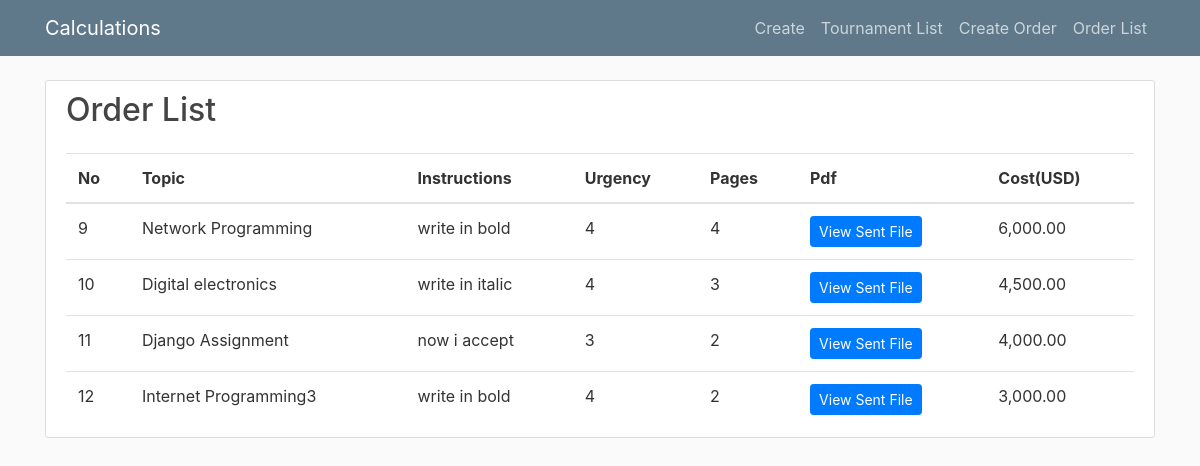
/paid-list/ (signed in), run on the app's committed database.
### writting_orders/models.py (models this page shows, shortened)
class Order(models.Model):
    user = models.ForeignKey(User, related_name="user", on_delete=models.CASCADE, null=True)
    type = models.ForeignKey(Type, on_delete=models.CASCADE)
    academic = models.ForeignKey(AcademicLevel, on_delete=models.CASCADE, null=True)
    topic = models.CharField(max_length=30)
    pages = models.IntegerField(choices=list(zip(range(1, 10), range(1, 10))))
    urgency = models.IntegerField(choices=list(zip(range(1, 10), range(0, 10))), default=0)
    format = models.ForeignKey(Format, on_delete=models.CASCADE, null=True)
    instructions = models.TextField(max_length=200, null=True)
    pdf = models.FileField(upload_to='uploads/pdfs', null=True, blank=True)
    total = models.DecimalField(verbose_name="Total", max_digits=10, decimal_places=2, null=True)
    paid = models.BooleanField(default=False)
    email = models.EmailField(null=True)
    def show_me_the_money(sender, **kwargs):
        ipn_obj = sender
        if ipn_obj.payment_status == ST_PP_COMPLETED:
           return Order.objects.update(paid=True)
        else:
            return Order.objects.update(paid=False)
    valid_ipn_received.connect(show_me_the_money)

### writting_orders/views.py (the view)
# urls.py: path('paid-list/', views.PaidListView.as_view(), name='paid-list'),
class PaidListView(ListView):
    model = Order
    template_name = 'paid-list.html'
    context_object_name = 'orders'
    paginate_by = 10
    def get_queryset(self):
        return self.model.objects.filter(user=self.request.user).filter(paid=True)

### writting_orders/templates/paid-list.html (shortened to what this page needs)
{% extends 'base.html' %}
{% load humanize %}
{% block content %}
 <div class="row">
        <div class="col-md-12">
 <div class="content-section">
 <h2>Order List</h2>
<div class="table-responsive">
<table class="table mb-0">
    <thead>
      <tr>
          <th>No</th>
          <th>Topic</th>
          <th>Instructions</th>
        <th>Urgency</th>
          <th>Pages</th>
          <th>Pdf</th>
          <th>Cost(USD)</th>
      </tr>
    </thead>
    <tbody>
    {% if orders %}
          <ol>
    {% for order in orders %}
    <tr>
         <td>{{ order.id }}</td>
        <td>{{ order.topic }}</td>
          <td>{{ order.instructions }}</td>
        <td>{{ order.urgency }}</td>
    <td>{{ order.pages }}</td>
         <td>
            <a href="{{ order.pdf.url }}" class="btn btn-primary btn-sm" target="_blank">
              View Sent File
            </a>
          </td>
    <td>{{ order.total|intcomma }}</td>
    </tr>
{% endfor %}
               </ol>
          {% else %}
          <p>There Are no current orders</p>
          {% endif %}
 </tbody>
  </table>
</div>
 </div>
        </div>
</div>
{% endblock %}

### writting_orders/static/main.css (style rules this page uses)
body { background: #fafafa; color: #333333; margin-top: 5rem; }
h1, h2, h3, h4, h5, h6 { color: #444444; }
.content-section { background: #ffffff; padding: 10px 20px; border: 1px solid #dddddd; border-radius: 3px; margin-bottom: 20px; }

### data on the page
Order: id "9", topic "Network Programming", instructions "write in bold", urgency "4", pages "4", total "6,000.00"
Order: id "10", topic "Digital electronics", instructions "write in italic", urgency "4", pages "3", total "4,500.00"
Order: id "11", topic "Django Assignment", instructions "now i accept", urgency "3", pages "2", total "4,000.00"
Order: id "12", topic "Internet Programming3", instructions "write in bold", urgency "4", pages "2", total "3,000.00"
